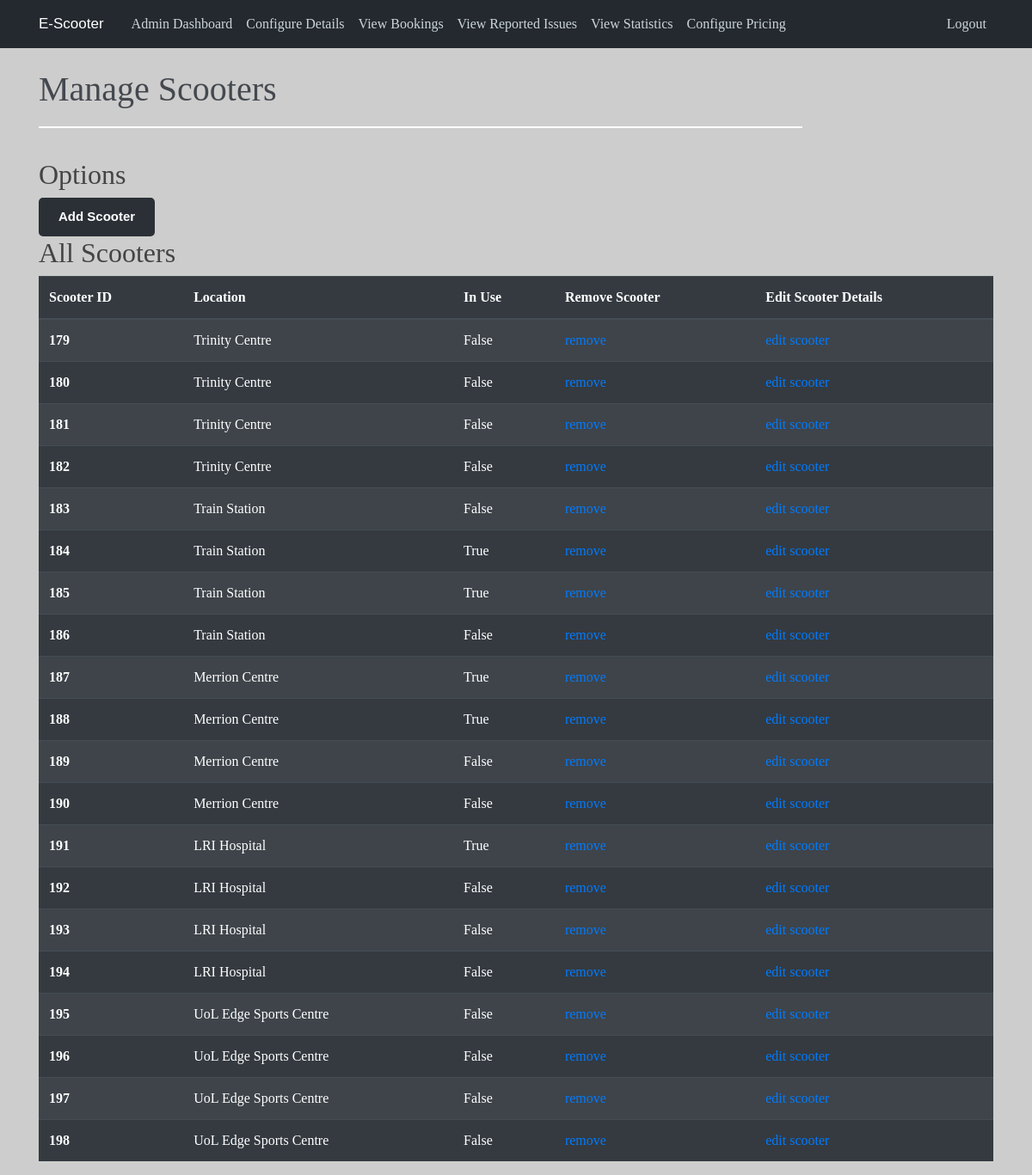
/admin/manage (signed in), run on the app's committed database.
### app/models.py (models this page shows)
class Scooter(db.Model):
    __tablename__ = 'scooters'
    id = db.Column(db.Integer, primary_key=True)
    in_use = db.Column(db.Boolean, default = False)
    LocationID = db.Column(db.Integer, ForeignKey("locations.id"))

### app/views.py (the view)
@app.route("/admin/manage")
def staff_manage():
    if session.get("admin") == 0:
        return redirect("/")
    all_scooters = models.Scooter.query.all()
    locations = ["","Trinity Centre","Train Station","Merrion Centre","LRI Hospital","UoL Edge Sports Centre"]
    return render_template("staff_manage.html", scooters = all_scooters, locations=locations)

### app/templates/staff_manage.html (shortened to what this page needs)
{% extends "admin_base.html" %}
{% block content %}
<head>
</head>
<body>
    <h1 style="color:rgba(68,73,79,1);">Manage Scooters</h1>
	<svg class="Line_7" viewBox="0 0 1110 2" preserveAspectRatio="none">
			<path id="Line_7" d="M 0 0 L 1110 0">
			</path>
	</svg>
	<br></br>
	<h2> Options </h2>
	<a href="/admin/add" class="myButton">Add Scooter</a>
	<h2> All Scooters </h2>
	<table class="table table-striped table-dark">
		<thead>
		  <tr>
			<th scope="col">Scooter ID</th>
			<th scope="col">Location</th>
			<th scope="col">In Use</th>
			<th scope="col">Remove Scooter</th>
			<th scope="col">Edit Scooter Details</th>
		  </tr>
		</thead>
		<tbody>
			{% for s in scooters %}
				<tr>
					<th scope="row">{{ s.id }}</th>
					<td> {{ locations[s.LocationID] }}</td>
					<td> {{ s.in_use }} </td>
					<td> <a href="/admin/remove_scooter/{{s.id}}">remove</a> </td>
					<td> <a href="/admin/edit_scooter/{{s.id}}">edit scooter</a> </td>
				</tr>
			{% endfor %}
		</tbody>
	  </table>
</body>
{% endblock content %}

### app/static/style.css (style rules this page uses)
body { background: rgba(205,205,205,1); color: #333333; margin-top: 5rem; font-family: halyard-display; }
h1, h2, h3, h4, h5, h6 { color: #444444; }
.myButton { background-color:rgba(43,48,54,1); border-radius:5px; border: none; display:inline-block; cursor:pointer; color:#ffffff; font-family:Arial; font-size:15px; font-weight:bold; padding:11px 23px; text-decoration:none; }
.Line_7 { overflow: visible; position: relative; width: 80%; height: 2px; margin-left: auto; margin-right: auto; transform: matrix(1,0,0,1,0,0); }

### data on the page
Scooter: id "179", LocationID "Trinity Centre", in_use "False"
Scooter: id "180", LocationID "Trinity Centre", in_use "False"
Scooter: id "181", LocationID "Trinity Centre", in_use "False"
Scooter: id "182", LocationID "Trinity Centre", in_use "False"
Scooter: id "183", LocationID "Train Station", in_use "False"
Scooter: id "184", LocationID "Train Station", in_use "True"
Scooter: id "185", LocationID "Train Station", in_use "True"
Scooter: id "186", LocationID "Train Station", in_use "False"
Scooter: id "187", LocationID "Merrion Centre", in_use "True"
Scooter: id "188", LocationID "Merrion Centre", in_use "True"
Scooter: id "189", LocationID "Merrion Centre", in_use "False"
Scooter: id "190", LocationID "Merrion Centre", in_use "False"
Scooter: id "191", LocationID "LRI Hospital", in_use "True"
Scooter: id "192", LocationID "LRI Hospital", in_use "False"
Scooter: id "193", LocationID "LRI Hospital", in_use "False"
Scooter: id "194", LocationID "LRI Hospital", in_use "False"
Scooter: id "195", LocationID "UoL Edge Sports Centre", in_use "False"
Scooter: id "196", LocationID "UoL Edge Sports Centre", in_use "False"
Scooter: id "197", LocationID "UoL Edge Sports Centre", in_use "False"
Scooter: id "198", LocationID "UoL Edge Sports Centre", in_use "False"
